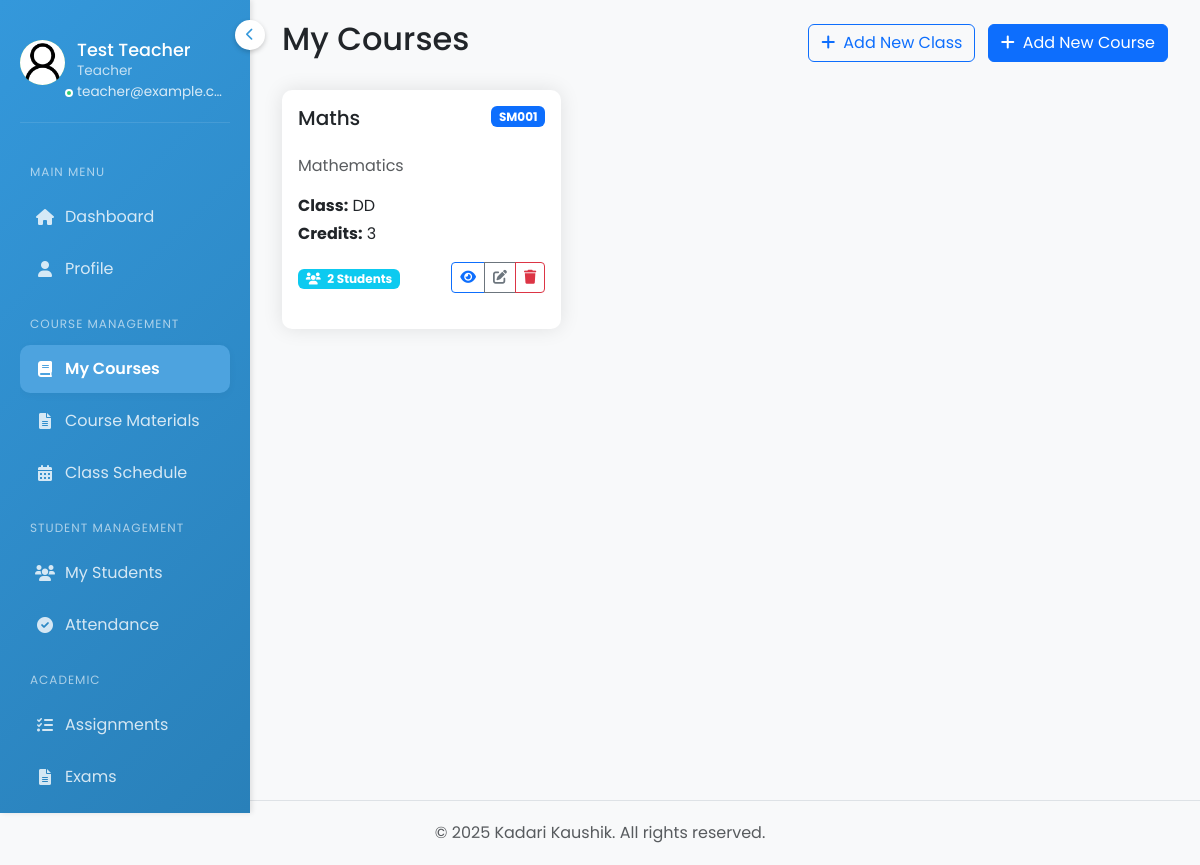
The app's page /teacher/courses/ (signed in) with its own data.
### accounts/models.py (models this page shows, shortened)
class Teacher(models.Model):
    GENDER_CHOICES = [
        ('M', 'Male'),
        ('F', 'Female'),
        ('O', 'Other')
    ]
    user = models.OneToOneField(User, on_delete=models.CASCADE, related_name='teacher_profile', null=True, blank=True)
    teacher_id = models.CharField(max_length=20, unique=True)
    first_name = models.CharField(max_length=50, validators=[name_validator])
    last_name = models.CharField(max_length=50, validators=[name_validator])
    date_of_birth = models.DateField(null=True, blank=True)
    gender = models.CharField(max_length=1, choices=GENDER_CHOICES, null=True, blank=True)
    photo = models.ImageField(upload_to='teacher_photos/', null=True, blank=True)
    email = models.EmailField(unique=True)
    phone_regex = RegexValidator(
        regex=r'^\+?1?\d{9,15}$',
        message="Phone number must be entered in the format: '+999999999'. Up to 15 digits allowed."
    )
    address = models.TextField(blank=True)
    city = models.CharField(max_length=100, blank=True, null=True)
    state = models.CharField(max_length=100, blank=True, null=True)
    country = models.CharField(max_length=100, blank=True, null=True)
    postal_code = models.CharField(max_length=20, blank=True, null=True)
    phone_number = models.CharField(max_length=17, blank=True, null=True)
    department = models.CharField(max_length=100)
    designation = models.CharField(max_length=100, blank=True, null=True)
    subjects = models.TextField()  # Comma-separated list of subjects
    qualification = models.CharField(max_length=200, blank=True)
    specialization = models.CharField(max_length=200, blank=True, null=True)
    experience = models.IntegerField(null=True, blank=True)
    joining_date = models.DateField()
    is_active = models.BooleanField(default=True)
    created_at = models.DateTimeField(auto_now_add=True)
    updated_at = models.DateTimeField(auto_now=True)

class Course(models.Model):
    course_code = models.CharField(max_length=20, unique=True)
    title = models.CharField(max_length=200)
    description = models.TextField()
    teacher = models.ForeignKey(Teacher, on_delete=models.SET_NULL, null=True, related_name='courses')
    credits = models.IntegerField()
    students = models.ManyToManyField(Student, related_name='courses_enrolled', blank=True)
    class_section = models.ForeignKey('Class', on_delete=models.SET_NULL, null=True, related_name='courses')
    created_at = models.DateTimeField(auto_now_add=True)
    updated_at = models.DateTimeField(auto_now=True)
    class Meta:
        ordering = ['course_code']

class Class(models.Model):
    name = models.CharField(max_length=100)
    section = models.CharField(max_length=10)
    academic_year = models.CharField(max_length=20)
    created_at = models.DateTimeField(auto_now_add=True)
    updated_at = models.DateTimeField(auto_now=True)
    class Meta:
        verbose_name_plural = "Classes"
        ordering = ['-academic_year', 'name', 'section']

### accounts/views.py (the view)
# urls.py: path('teacher/courses/', views.teacher_courses, name='teacher_courses'),
@login_required
def teacher_courses(request):
    if not hasattr(request.user, 'teacher_profile'):
        messages.error(request, 'You do not have access to this page.')
        return redirect('login')
    teacher = request.user.teacher_profile
    courses = Course.objects.filter(teacher=teacher)
    return render(request, 'accounts/teacher/courses/list.html', {'courses': courses})

### accounts/context_processors.py (called while the page is built)
def dashboard_stats(request):
    if request.user.is_authenticated:
        return {
            'sidebar_total_students': Student.objects.filter(status='active').count(),
            'sidebar_total_teachers': Teacher.objects.filter(is_active=True).count(),
            'sidebar_active_courses': Course.objects.count(),
        }
    return {
        'sidebar_total_students': 0,
        'sidebar_total_teachers': 0,
        'sidebar_active_courses': 0,
    }

### accounts/templates/accounts/teacher/courses/list.html (shortened to what this page needs)
{% extends 'accounts/base_teacher.html' %}
{% load static %}
{% block main_content %}
<div class="container-fluid">
    <div class="row mb-4">
        <div class="col-md-12">
            <div class="d-flex justify-content-between align-items-center">
                <h2>My Courses</h2>
                <div>
                    <button type="button" class="btn btn-outline-primary me-2" data-bs-toggle="modal" data-bs-target="#addClassModal">
                        <i class="fas fa-plus me-2"></i>Add New Class
                    </button>
                    <button type="button" class="btn btn-primary" data-bs-toggle="modal" data-bs-target="#addCourseModal">
                        <i class="fas fa-plus me-2"></i>Add New Course
                    </button>
                </div>
            </div>
        </div>
    </div>
    <div class="row">
        {% for course in courses %}
        <div class="col-md-4 mb-4">
            <div class="card h-100">
                <div class="card-body">
                    <div class="d-flex justify-content-between align-items-start mb-3">
                        <h5 class="card-title">{{ course.title }}</h5>
                        <span class="badge bg-primary">{{ course.course_code }}</span>
                    </div>
                    <p class="card-text text-muted">{{ course.description|truncatewords:20 }}</p>
                    <div class="mb-3">
                        <p class="mb-1"><strong>Class:</strong> {{ course.class_section.name }}</p>
                        <p class="mb-1"><strong>Credits:</strong> {{ course.credits }}</p>
                    </div>
                    <div class="d-flex justify-content-between align-items-center">
                        <div>
                            <span class="badge bg-info">
                                <i class="fas fa-users me-1"></i> {{ course.students.count }} Students
                            </span>
                        </div>
                        <div class="btn-group">
                            <a href="{% url 'teacher_course_detail' course.id %}" class="btn btn-sm btn-outline-primary">
                                <i class="fas fa-eye"></i>
                            </a>
                            <a href="{% url 'teacher_edit_course' course.id %}" class="btn btn-sm btn-outline-secondary">
                                <i class="fas fa-edit"></i>
                            </a>
                            <a href="{% url 'teacher_delete_course' course.id %}" class="btn btn-sm btn-outline-danger">
                                <i class="fas fa-trash"></i>
                            </a>
                        </div>
                    </div>
                </div>
            </div>
        </div>
        {% endfor %}
    </div>
</div>
{% endblock %}

### accounts/templates/accounts/base_teacher.html (shortened to what this page needs)
{% load static %}
<!DOCTYPE html>
<html lang="en">
<head>
    <link href="https://cdn.jsdelivr.net/npm/bootstrap@5.3.0/dist/css/bootstrap.min.css" rel="stylesheet">
    <link rel="stylesheet" href="https://cdnjs.cloudflare.com/ajax/libs/font-awesome/6.0.0/css/all.min.css">
</head>
<body>
    <div class="sidebar">
        <button class="menu-toggle">
            <i class="fas fa-chevron-left"></i>
        </button>
        <div class="user-info d-flex align-items-start">
            <div class="avatar">
                {% if request.user.teacher_profile.photo %}
                    <img src="{{ request.user.teacher_profile.photo.url }}" alt="{{ request.user.username }}">
                {% else %}
                    <div class="avatar-initials">{{ request.user.username|first|upper }}</div>
                {% endif %}
            </div>
            <div class="user-status"></div>
            <div class="user-details">
                <h3 title="{{ request.user.get_full_name|default:request.user.username }}">{{ request.user.get_full_name|default:request.user.username }}</h3>
                <p class="user-role">Teacher</p>
                <p class="user-email" title="{{ request.user.email }}">{{ request.user.email }}</p>
            </div>
        </div>
        <div class="sidebar-scrollable">
            <nav class="nav flex-column">
                <div class="menu-label">Main Menu</div>
                <a class="nav-link {% if request.resolver_match.url_name == 'teacher_dashboard' %}active{% endif %}" href="{% url 'teacher_dashboard' %}">
                    <i class="fas fa-home"></i>
                    <span>Dashboard</span>
                </a>
                <a class="nav-link {% if request.resolver_match.url_name == 'teacher_profile' %}active{% endif %}" href="{% url 'teacher_profile' %}">
                    <i class="fas fa-user"></i>
                    <span>Profile</span>
                </a>
                <div class="menu-label">Course Management</div>
                <a class="nav-link {% if request.resolver_match.url_name == 'teacher_courses' %}active{% endif %}" href="{% url 'teacher_courses' %}">
                    <i class="fas fa-book"></i>
                    <span>My Courses</span>
                </a>
                <a class="nav-link {% if request.resolver_match.url_name == 'teacher_course_materials' %}active{% endif %}" href="{% url 'teacher_course_materials' %}">
                    <i class="fas fa-file-alt"></i>
                    <span>Course Materials</span>
                </a>
                <a class="nav-link {% if request.resolver_match.url_name == 'teacher_timetable' %}active{% endif %}" href="{% url 'teacher_timetable' %}">
                    <i class="fas fa-calendar-alt"></i>
                    <span>Class Schedule</span>
                </a>
                <div class="menu-label">Student Management</div>
                <a class="nav-link {% if request.resolver_match.url_name == 'teacher_students' %}active{% endif %}" href="{% url 'teacher_students' %}">
                    <i class="fas fa-users"></i>
                    <span>My Students</span>
                </a>
                <a class="nav-link {% if request.resolver_match.url_name == 'teacher_attendance' %}active{% endif %}" href="{% url 'teacher_attendance' %}">
                    <i class="fas fa-check-circle"></i>
                    <span>Attendance</span>
                </a>
                <div class="menu-label">Academic</div>
                <a class="nav-link {% if request.resolver_match.url_name == 'teacher_assignments' %}active{% endif %}" href="{% url 'teacher_assignments' %}">
                    <i class="fas fa-tasks"></i>
                    <span>Assignments</span>
                </a>
                <a class="nav-link {% if request.resolver_match.url_name == 'teacher_exams' %}active{% endif %}" href="{% url 'teacher_exams' %}">
                    <i class="fas fa-file-alt"></i>
                    <span>Exams</span>
                </a>
            </nav>
        </div>
    </div>
    <div class="main-content">
        {% block main_content %}{% endblock %}
    </div>
    <footer class="footer mt-auto py-3 bg-light border-top">
        <div class="container-fluid text-center">
            <span class="text-muted">© 2025 Kadari Kaushik. All rights reserved.</span>
        </div>
    </footer>
</body>
</html>

### accounts/templates/accounts/base_teacher.html (style rules this page uses)
body { font-family: 'Poppins', sans-serif; background-color: #f8f9fa; overflow-x: hidden; min-height: 100vh; display: flex; flex-direction: column; }
.footer { background-color: #f8f9fa !important; border-top: 1px solid #dee2e6 !important; margin-top: auto; padding: 20px 0 !important; }
.main-content { display: flex; flex-direction: column; min-height: 100vh; margin-left: 250px; width: calc(100% - 250px); transition: all 0.3s ease-in-out; }
.sidebar { min-height: 100vh; background: linear-gradient(135deg, #3498db, #2980b9); color: white; padding: 20px; position: fixed; width: 250px; box-shadow: 2px 0 5px rgba(0, 0, 0, 0.1); transition: transform 0.3s ease-in-out; z-index: 1000; display: flex; flex-direction: column; left: 0; top: 0; }
.sidebar-scrollable { flex: 1; overflow-y: auto; scrollbar-width: thin; scrollbar-color: rgba(255, 255, 255, 0.3) transparent; max-height: calc(100vh - 150px); padding-right: 10px; margin-right: -10px; padding-bottom: 20px; }
.menu-toggle { position: absolute; top: 20px; right: -15px; background: white; border: none; border-radius: 50%; width: 30px; height: 30px; display: flex; align-items: center; justify-content: center; cursor: pointer; box-shadow: 0 2px 5px rgba(0, 0, 0, 0.2); z-index: 1; }
.menu-toggle i { color: #3498db; font-size: 0.8rem; }
.menu-label { font-size: 0.75rem; text-transform: uppercase; letter-spacing: 1px; color: rgba(255, 255, 255, 0.6); margin: 20px 0 10px; padding-left: 10px; }
.nav-link { color: rgba(255, 255, 255, 0.8); padding: 12px 15px; margin: 2px 0; border-radius: 5px; transition: all 0.3s ease; display: flex; align-items: center; }
.sidebar .nav-link.active { background: #4da3df !important; color: #fff !important; font-weight: 600; border-radius: 10px; box-shadow: 0 2px 8px rgba(0,0,0,0.04); transition: background 0.2s, color 0.2s; }
.sidebar .nav-link.active i { color: #fff !important; }
.nav-link i { margin-right: 10px; width: 20px; text-align: center; }
.user-info { padding: 20px 0; border-bottom: 1px solid rgba(255, 255, 255, 0.1); margin-bottom: 20px; position: relative; }
.user-details { flex: 1; min-width: 0; }
.user-details h3 { margin: 0; font-size: 1.1rem; font-weight: 500; white-space: nowrap; overflow: hidden; text-overflow: ellipsis; }
.user-details p { margin: 0; font-size: 0.85rem; white-space: nowrap; overflow: hidden; text-overflow: ellipsis; opacity: 0.9; }
.user-role { font-size: 0.8rem; color: rgba(255, 255, 255, 0.8); margin: 2px 0; }
.user-email { color: rgba(255, 255, 255, 0.9); font-size: 0.8rem; margin-top: 2px; }
.user-status { width: 8px; height: 8px; background-color: #2ecc71; border-radius: 50%; position: absolute; bottom: 25px; left: 45px; border: 2px solid white; }
.main-content { margin-left: 250px; padding: 20px; }
.card { border: none; border-radius: 10px; box-shadow: 0 0 20px rgba(0, 0, 0, 0.1); transition: transform 0.3s ease; margin-bottom: 20px; }
.avatar { width: 45px; height: 45px; border-radius: 50%; overflow: hidden; background-color: #4CAF50; display: flex; align-items: center; justify-content: center; margin-right: 12px; flex-shrink: 0; }
.avatar img { width: 100%; height: 100%; object-fit: cover; }

### accounts/templates/accounts/teacher/courses/list.html (style rules this page uses)
.card { transition: transform 0.3s ease, box-shadow 0.3s ease; }

### records on screen
Course: title "Maths", course_code "SM001", description "Mathematics", class_section.name "DD", credits "3", students.count "2"

### other values on screen
{{ request.user.get_full_name|default:request.user.username }} "Test Teacher"
{{ request.user.email }} "teacher@example.c…"
